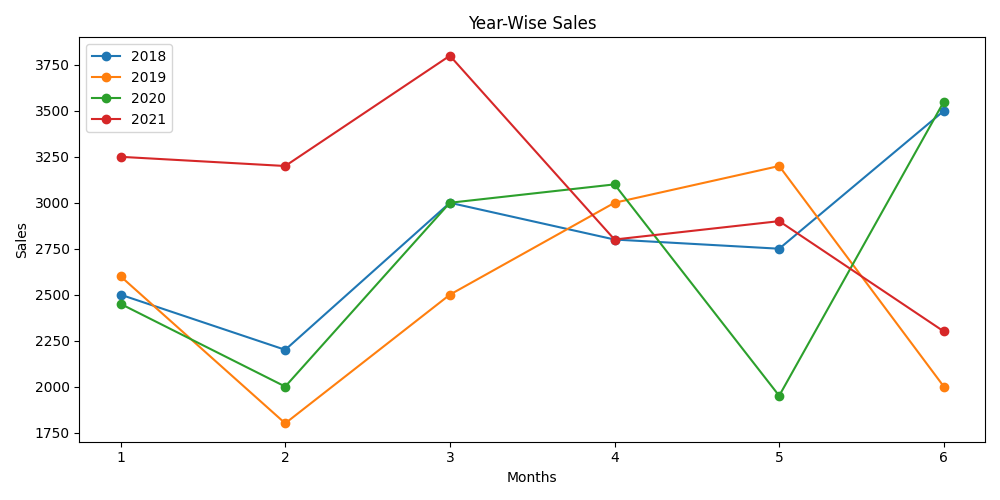

This chart was generated by the following Python code:
# Q3: Line chart from monthsales.csv (Year-Wise Sales)
# Requirements: pip install matplotlib

import matplotlib.pyplot as plt

months = [1, 2, 3, 4, 5, 6]
sales = {
    2018: [2500, 2200, 3000, 2800, 2750, 3500],
    2019: [2600, 1800, 2500, 3000, 3200, 2000],
    2020: [2450, 2000, 3000, 3100, 1950, 3550],
    2021: [3250, 3200, 3800, 2800, 2900, 2300],
}

plt.figure(figsize=(10, 5))
for year, values in sales.items():
    plt.plot(months, values, marker='o', label=str(year))

plt.title('Year-Wise Sales')
plt.xlabel('Months')
plt.ylabel('Sales')
plt.legend()
plt.tight_layout()
plt.savefig('q3_monthsales_line_chart.png')
plt.show()
print("Q3 done.")
